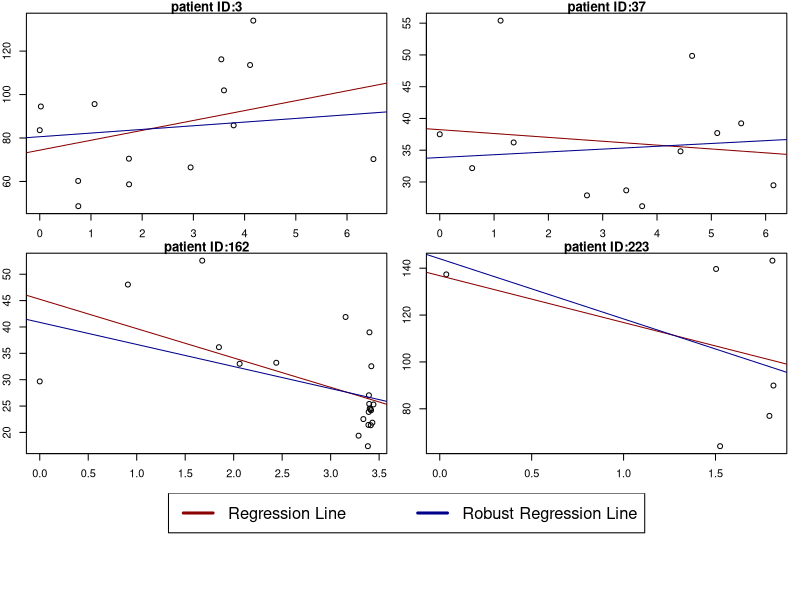
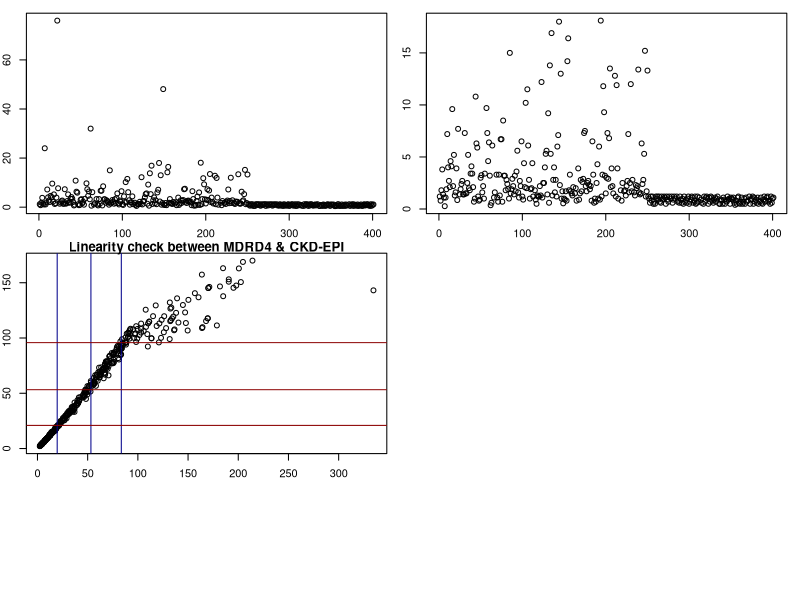
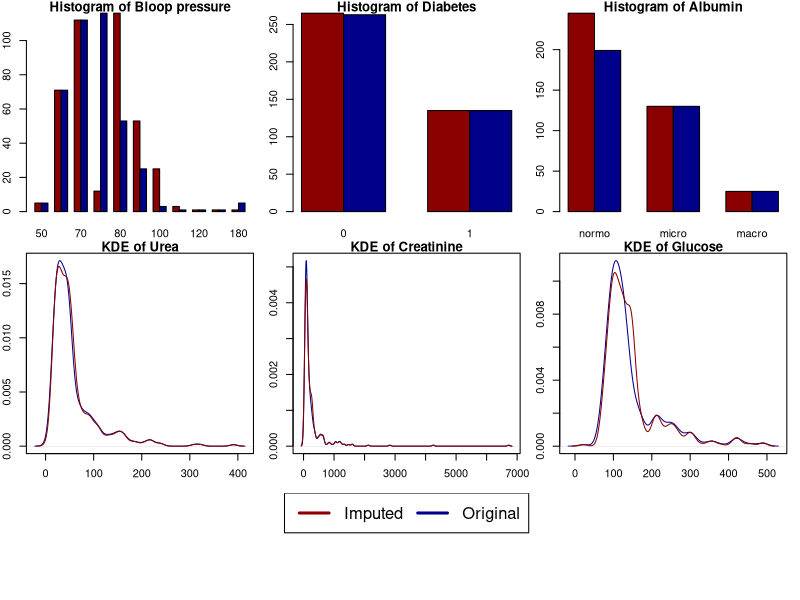
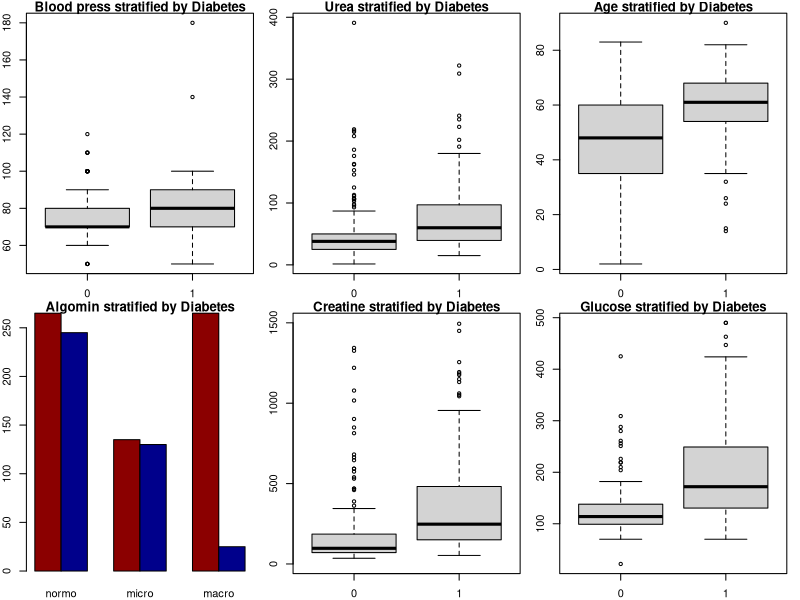
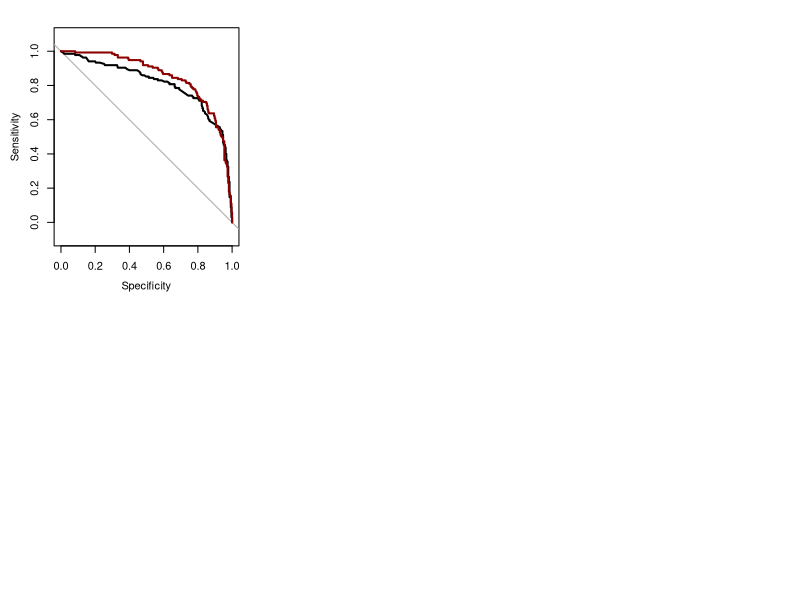

Generate these figures, in order, with R:
## ---- chunk 1
rm(list=ls())
knitr::opts_chunk$set(echo = TRUE)
require(dplyr)
require(tidyr)
require(data.table)
require(magrittr)
require(ggplot2)
library(pROC)
library(caret)
## ---- chunk 2
is.nan.data.frame = function(x)
  do.call(cbind, lapply(x, is.nan))
## ---- chunk 3
# Enter code here.

# reading datasets and setting primary keys
longegfr1 = data.table(fread('./data/longegfr1.csv'), key=c('id', 'fu.years'))
longegfr2 = data.table(fread('./data/longegfr2.csv'), key=c('ID', 'fu.years'))
colnames(longegfr2) = c('id','fu.years','egfr') # change column names to make joining easier
pk = c('id','fu.years')
longegfr = merge(longegfr1,
                 longegfr2,
                 by=pk,
                 all=TRUE)[order(id,fu.years)] # FULL OUTER JOIN
longegfr %>% summary()
## ---- chunk 4
# Enter code here.
longegfr[,mean_egfr:=mean(egfr),
         by=id]
longegfr[,count_egfr:=length(fu.years),
         by=id]
longegfr[,fu_total:=max(fu.years)-min(fu.years),
         by=id]
summary(longegfr)
longegfr
longegfr$bag_egfr = cut(longegfr$mean_egfr, c(0,15,30,60,90,Inf))

longegfr_nas = longegfr[,sum(is.na(mean_egfr)), by=id]
longegfr_nas[,missing_ind:=ifelse(V1>0,1,0)]
patients_egfr_na = longegfr_nas[,sum(missing_ind)]
cat('There are', patients_egfr_na, 'patients with missing values for \'mean egfr\'')
## ---- chunk 5
# Enter code here.
egfr_90_plus = unique(longegfr[mean_egfr>90, .(id,sex,baseline.age,mean_egfr, count_egfr),])[order(mean_egfr)]
egfr_90_plus
## ---- chunk 6
# Enter code here.
patient_id = c(3,37,162,223)
subset = longegfr[id %in% patient_id, .(id, fu.years, egfr)][order(id, fu.years)]
subset_1 = subset[id==patient_id[1]]
subset_2 = subset[id==patient_id[2]]
subset_3 = subset[id==patient_id[3]]
subset_4 = subset[id==patient_id[4]]
subset_1_rob = subset_1[!(egfr==max(egfr, na.rm=TRUE) | egfr==min(egfr, na.rm=TRUE))]
subset_2_rob = subset_2[!(egfr==max(egfr, na.rm=TRUE) | egfr==min(egfr, na.rm=TRUE))]
subset_3_rob = subset_3[!(egfr==max(egfr, na.rm=TRUE) | egfr==min(egfr, na.rm=TRUE))]
subset_4_rob = subset_4[!(egfr==max(egfr, na.rm=TRUE) | egfr==min(egfr, na.rm=TRUE))]

reg1 = lm(subset_1[,egfr] ~ subset_1[,fu.years])
reg2 = lm(subset_2[,egfr] ~ subset_2[,fu.years])
reg3 = lm(subset_3[,egfr] ~ subset_3[,fu.years])
reg4 = lm(subset_4[,egfr] ~ subset_4[,fu.years])
reg1_rob = lm(subset_1_rob[,egfr] ~ subset_1_rob[,fu.years])
reg2_rob = lm(subset_2_rob[,egfr] ~ subset_2_rob[,fu.years])
reg3_rob = lm(subset_3_rob[,egfr] ~ subset_3_rob[,fu.years])
reg4_rob = lm(subset_4_rob[,egfr] ~ subset_4_rob[,fu.years])

coef_1 = summary(reg1, conf.int=TRUE)$coefficients[2,1]
sd_1   = summary(reg1, conf.int=TRUE)$coefficients[2,2]
coef_2 = summary(reg2, conf.int=TRUE)$coefficients[2,1]
sd_2   = summary(reg2, conf.int=TRUE)$coefficients[2,2]
coef_3 = summary(reg3, conf.int=TRUE)$coefficients[2,1]
sd_3   = summary(reg3, conf.int=TRUE)$coefficients[2,2]
coef_4 = summary(reg4, conf.int=TRUE)$coefficients[2,1]
sd_4   = summary(reg4, conf.int=TRUE)$coefficients[2,2]

ci_1 = c(coef_1 - 2*sd_1 , coef_1 + 2*sd_1)
ci_2 = c(coef_2 - 2*sd_2 , coef_2 + 2*sd_2)
ci_3 = c(coef_3 - 2*sd_3 , coef_3 + 2*sd_3)
ci_4 = c(coef_4 - 2*sd_4 , coef_4 + 2*sd_4)

m = matrix(c(1,2,3,4,5,5),nrow = 3,ncol = 2,byrow = TRUE)

layout(mat = m,heights = c(0.4,0.4,0.2))

par(mar = c(2,2,1,1))
plot(subset_1[,fu.years], subset_1[,egfr], xlab='years', ylab='egfr', main='patient ID:3')
abline(reg1, col='red4')
abline(reg1_rob, col='blue4')
plot(subset_2[,fu.years], subset_2[,egfr], xlab='years', ylab='egfr', main='patient ID:37')
abline(reg2, col='red4')
abline(reg2_rob, col='blue4')
plot(subset_3[,fu.years], subset_3[,egfr], xlab='years', ylab='egfr', main='patient ID:162')
abline(reg3, col='red4')
abline(reg3_rob, col='blue4')
plot(subset_4[,fu.years], subset_4[,egfr], xlab='years', ylab='egfr', main='patient ID:223')
abline(reg4, col='red4')
abline(reg4_rob, col='blue4')
plot(1, type = "n", axes=FALSE, xlab="", ylab="")
plot_colors = c("blue","black", "green", "orange", "pink")
legend(x = "top",inset = 0,
        legend = c("Regression Line", "Robust Regression Line"), 
        col=c('red4', 'blue4'), lwd=3, cex=1.5, horiz = TRUE)

cat('\npatient 3  , 95% confidence interval for slope:', round(ci_1,2))
cat('\npatient 37 , 95% confidence interval for slope:', round(ci_2,2))
cat('\npatient 162, 95% confidence interval for slope:', round(ci_3,2))
cat('\npatient 223, 95% confidence interval for slope:', round(ci_4,2))
## ---- chunk 7
# Enter code here.
scr.dt = data.table(fread('./data/scr.csv'))
plot(scr.dt[,scr])

scr.dt[, scr:=ifelse(scr>19, scr/88.42, scr)]
plot(scr.dt[,scr])
IQR_scr = summary(scr.dt[,scr])[5] - summary(scr.dt[,scr])[2]
IQR_scr
## ---- chunk 8
# Enter code here.
scr.dt[,scr_est1:=175*
         scr^(-1.154)*
         age^(-0.203)*
         (fifelse(scr.dt[,sex=='Female'],0.742,1, na=1))*
         (fifelse(scr.dt[,ethnic=='Black'],1.212,1,na=1))]

scr.dt[,min_scr_1:=pmin(scr/fifelse(scr.dt[,sex=='Female'],0.7,0.9,na=1),1, na.rm=TRUE)^(fifelse(scr.dt[,sex=='Female'],-0.329,-0.411,na=1))]
scr.dt[,max_scr_1:=pmax(scr/fifelse(scr.dt[,sex=='Female'],0.7,0.9,na=1),1, na.rm=TRUE)^(-1.209)]
scr.dt[,scr_est2:=141*
         min_scr_1*
         max_scr_1*
         0.993^age*
         (fifelse(scr.dt[,sex=='Female'],1.018,1, na=1))*
         (fifelse(scr.dt[,ethnic=='Black'],1.158,1,na=1))]
mean_est_1 = round(mean(scr.dt$scr_est1, na.rm=TRUE),2)
sd_est_1   = round(sd  (scr.dt$scr_est1, na.rm=TRUE),2)
mean_est_2 = round(mean(scr.dt$scr_est2, na.rm=TRUE),2)
sd_est_2   = round(sd  (scr.dt$scr_est2, na.rm=TRUE),2)

cat('\nMean of eGFR according to MDRD4',mean_est_1)
cat('\nStandard deviations of eGFR according to MDRD4',sd_est_1)
cat('\nMean of eGFR according to CKD-EPI',mean_est_2)
cat('\nStandard deviations of eGFR according to CKD-EPI',sd_est_2)

cat('\nLinear correlation of the two estimates of eGFR',cor(scr.dt$scr_est1,scr.dt$scr_est2, method='pearson', use = "complete.obs"))
## ---- chunk 9
# Enter code here.
plot(scr.dt$scr_est1,scr.dt$scr_est2, xlab='MDRD4', ylab='CKD-EPI', main='Linearity check between MDRD4 & CKD-EPI')
abline(v=median(scr.dt$scr_est1, na.rm=TRUE), col='blue4')
abline(v=quantile(scr.dt$scr_est1, na.rm=TRUE)[2], col='blue4')
abline(v=quantile(scr.dt$scr_est1, na.rm=TRUE)[4], col='blue4')
abline(h=median(scr.dt$scr_est1, na.rm=TRUE), col='red4')
abline(h=quantile(scr.dt$scr_est2, na.rm=TRUE)[2], col='red4')
abline(h=quantile(scr.dt$scr_est2, na.rm=TRUE)[4], col='red4')
## ---- chunk 10
# Enter code here.
cohort = data.table(fread('./data/cohort.csv', stringsAsFactors = TRUE))
lab1 = data.table(fread('./data/lab1.csv'))
linker = data.table(fread('./data/linker.csv'))
tmp = merge(cohort, linker, by=c('id'), all=TRUE)
cohort.dt = merge(tmp, lab1, by.x=c('LABID', 'yob'), by.y=c('LABID', 'yob'), all=TRUE)
cohort.dt$albumin = ordered(cohort.dt$albumin,
                            levels = c('normo','micro','macro'))
cohort.dt
## ---- chunk 11
# Enter code here.
cohort_complete = copy(cohort.dt)
cohort_complete[is.na(age), age:=abs(year(Sys.Date())-round(yob))]
cohort_complete
## ---- chunk 12
#' This is a function that takes as impute a column of a data.table and imputes 
#' the NAs with its mean / mode if the vector is numeric or categorical respectively.
#' @param x A vector of numeric or categorical values for which the NAs will be imputed.
impute.to.mean = function(x) {
    if (is.numeric(x)){
      if (all(na.omit(x) %in% 0:1)){
        x[is.na(x)] = unique(x)[which.max(tabulate(match(x, unique(x))))]
      } else {x[is.na(x)] = mean(x, na.rm=TRUE)}
    } else if (is.factor(x)){x[is.na(x)] = unique(x)[which.max(tabulate(match(x, unique(x))))]}
    return(x)
  }
## ---- chunk 13
numcols = cohort_complete %>% select(bp,diabetes,urea,creatinine,glucose, albumin) %>% colnames
cohort_complete %>% .[, (numcols) := lapply(.SD, impute.to.mean), .SDcols = numcols]
m = matrix(c(1,2,3,4,5,6,7,7,7),nrow = 3,ncol = 3,byrow = TRUE)
layout(mat = m,heights = c(0.4,0.4,0.2))
par(mar = c(2,2,1,1))
barplot(rbind(table(cohort_complete$bp), table(cohort.dt$bp)), beside=TRUE, col=c('red4','blue4'), main='Histogram of Bloop pressure')
barplot(rbind(table(cohort_complete$diabetes), table(cohort.dt$diabetes)), beside=TRUE, col=c('red4','blue4'), main='Histogram of Diabetes')
barplot(rbind(table(cohort_complete$albumin), table(cohort.dt$albumin)), beside=TRUE, col=c('red4','blue4'), main='Histogram of Albumin')
plot(density(cohort.dt$urea, na.rm=TRUE), col='blue4', main='KDE of Urea')
lines(density(cohort_complete$urea), col='red4')
plot(density(cohort.dt$creatinine, na.rm=TRUE), col='blue4', main='KDE of Creatinine')
lines(density(cohort_complete$creatinine), col='red4')
plot(density(cohort.dt$glucose, na.rm=TRUE), col='blue4', main='KDE of Glucose')
lines(density(cohort_complete$glucose), col='red4')
plot(1, type = "n", axes=FALSE, xlab="", ylab="")
legend(x = "top",inset = 0,
        legend = c("Imputed", "Original"), 
        col=c('red4', 'blue4'), lwd=3, cex=1.5, horiz = TRUE)
## ---- chunk 14
# Enter code here.
bp = cohort_complete$bp
urea = cohort_complete$urea
creatinine = cohort_complete$creatinine
glucose = cohort_complete$glucose
albumin = cohort_complete$albumin
diabetes = cohort_complete$diabetes

m = matrix(c(1,2,3,4,5,6),nrow = 2,ncol = 3,byrow = TRUE)
layout(mat = m,heights = c(0.4,0.4,0.2))
par(mar = c(2,2,1,1))
boxplot(bp ~ diabetes, data=cohort_complete, main="Blood press stratified by Diabetes")
boxplot(urea ~ diabetes, data=cohort_complete, main="Urea stratified by Diabetes")
boxplot(age ~ diabetes, data=cohort_complete, main="Age stratified by Diabetes")
barplot(rbind(table(cohort_complete$diabetes), table(cohort_complete$albumin)), beside=TRUE, col=c('red4','blue4'), main='Algomin stratified by Diabetes')
boxplot(creatinine ~ diabetes, data=cohort_complete, main="Creatine stratified by Diabetes", ylim=c(0,1500))
boxplot(glucose ~ diabetes, data=cohort_complete, main="Glucose stratified by Diabetes")

albumin_table = table(albumin, diabetes)
colnames(albumin_table) = c("No Diabetes", "Diabetes")
albumin_table
## ---- chunk 15
# Enter code here.
model1 = glm(diabetes ~ glucose + albumin, family='binomial')
summary(model1)
## ---- chunk 16
# Enter code here.
model2 = glm(diabetes ~ glucose + albumin + cohort_complete$age, family='binomial')
summary(model2)
## ---- chunk 17
pval = pchisq(model1$deviance - model2$deviance, df=1, lower.tail=FALSE)
signif(pval, 2)
## ---- chunk 18
roc1 = roc(cohort_complete$diabetes, model1$fitted.values , plot=TRUE, xlim = c(0,1))
roc2 = roc(cohort_complete$diabetes, model2$fitted.values , plot=TRUE, xlim = c(0,1), add=TRUE, col="red4")
roc1$auc
roc2$auc
## ---- chunk 19
# Enter code here.
set.seed(1903)
k = 10
folds = createFolds(cohort_complete$diabetes, k=k)

pred.cv <- NULL
regr.cv <- NULL
auc.cv <- numeric(k)
for(f in 1:k) {
  train.idx <- setdiff(1:nrow(cohort_complete), folds[[f]])
  regr.cv[[f]] <- glm(diabetes ~ glucose + albumin + cohort_complete$age, family='binomial')
  test.idx <- folds[[f]] 
  pred.cv[[f]] <- data.frame(obs = cohort_complete$diabetes[test.idx],
                             pred = predict(regr.cv[[f]], newdata = cohort_complete, type = "response")[test.idx])
  auc.cv[f] <- roc(obs ~ pred, data = pred.cv[[f]])$auc
}

round(mean(auc.cv), 3)
